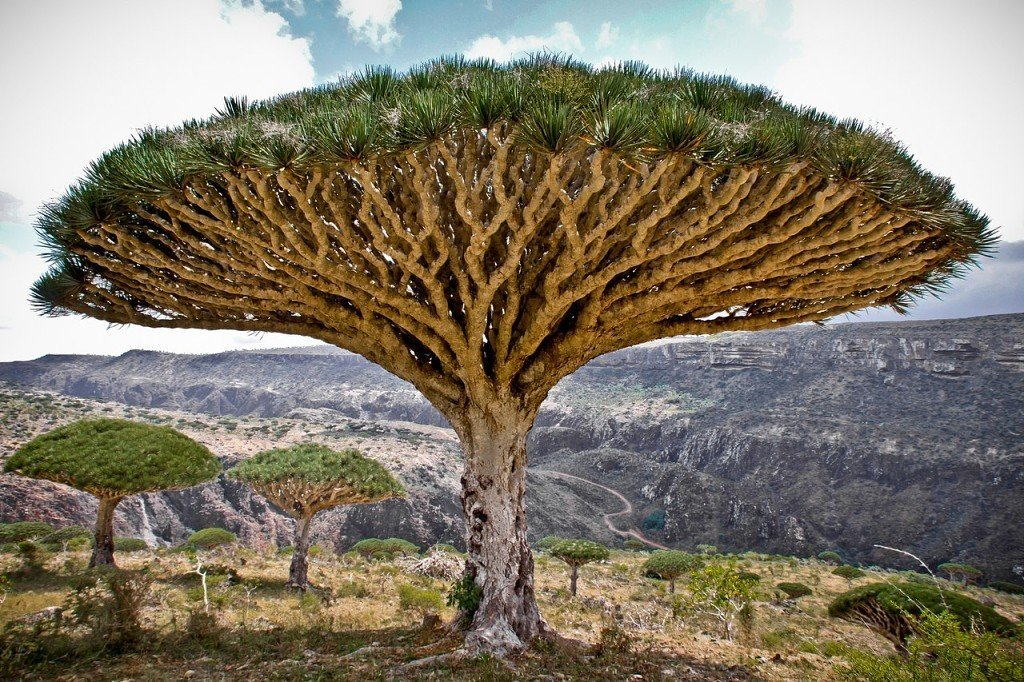
#> input picture scale1200.jpg, 1024 x 682 px
$ python filter.py
#> lines starting #> are read from the running program, lines starting #| are printed output that depends on the picture
from PIL import Image
import numpy as np


def convert_image_to_mosaic(image, size, gradation_step):
    for x in range(0, len(image), size):
        for y in range(0, len(image[0]), size):
            image[x:x + size, y:y + size] = get_average_brightness(
                image[x:x + size, y:y + size], size, gradation_step)
    return image


def get_average_brightness(block, size, gradation_step):
    average_color = (block[:size, :size].sum() / 3) // size ** 2
    return int(average_color // gradation_step) * gradation_step


def main():
    # [4 lines of commented-out code are left out]
    image = np.array(Image.open('scale1200.jpg'))
#> image is the input picture: shape (682, 1024, 3); mean R, G, B 128.4, 120.1, 103.3
    #gradation_step = 255 // gradations_count
    gradation_step = 255 // 50

    #res = Image.fromarray(convert_image_to_mosaic(image, block_size, gradation_step))
    res = Image.fromarray(convert_image_to_mosaic(image, 10, gradation_step))
#> the loop in convert_image_to_mosaic, `for x in range(0, len(image), size):` made 69 passes
#> x on passes 8 to 19: 70, 80, 90, 100, 110, 120, 130, 140, 150, 160, 170, 180
#> x on passes 2 to 7: 10, 20, 30, 40, 50, 60
#> after the loop in convert_image_to_mosaic, `for x in range(0, len(image), size):`:
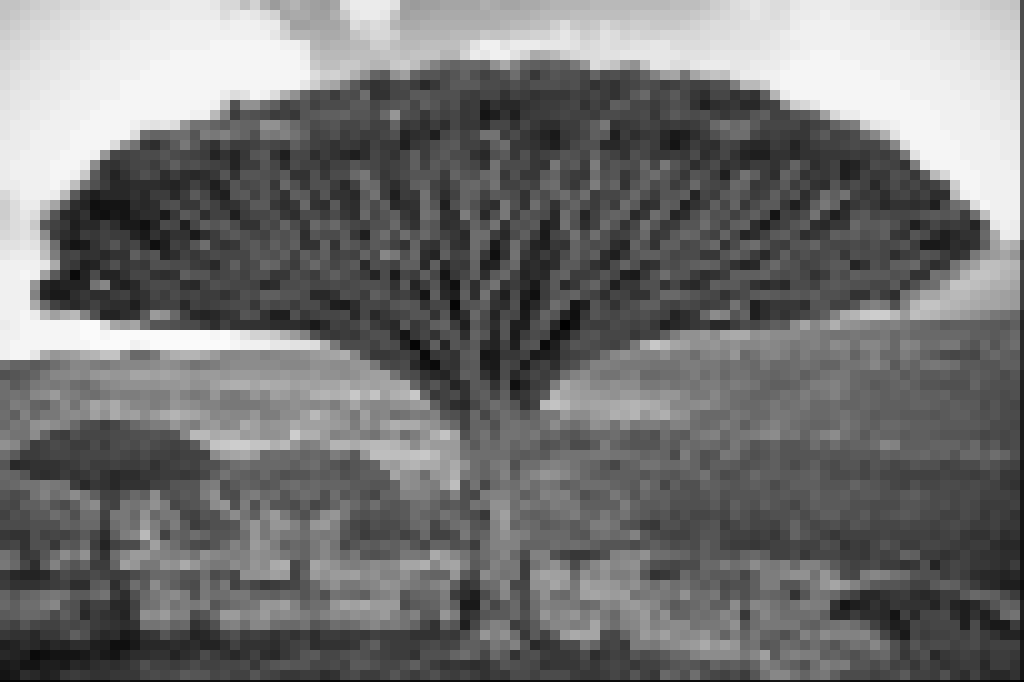
#> image: shape (682, 1024, 3); min 0, max 250, mean 114.3
    #res.save(input("Введите имя файла, в которой хотите сохранить результат: "))
    res.save('res.jpg')


if __name__ == '__main__':
    main()
